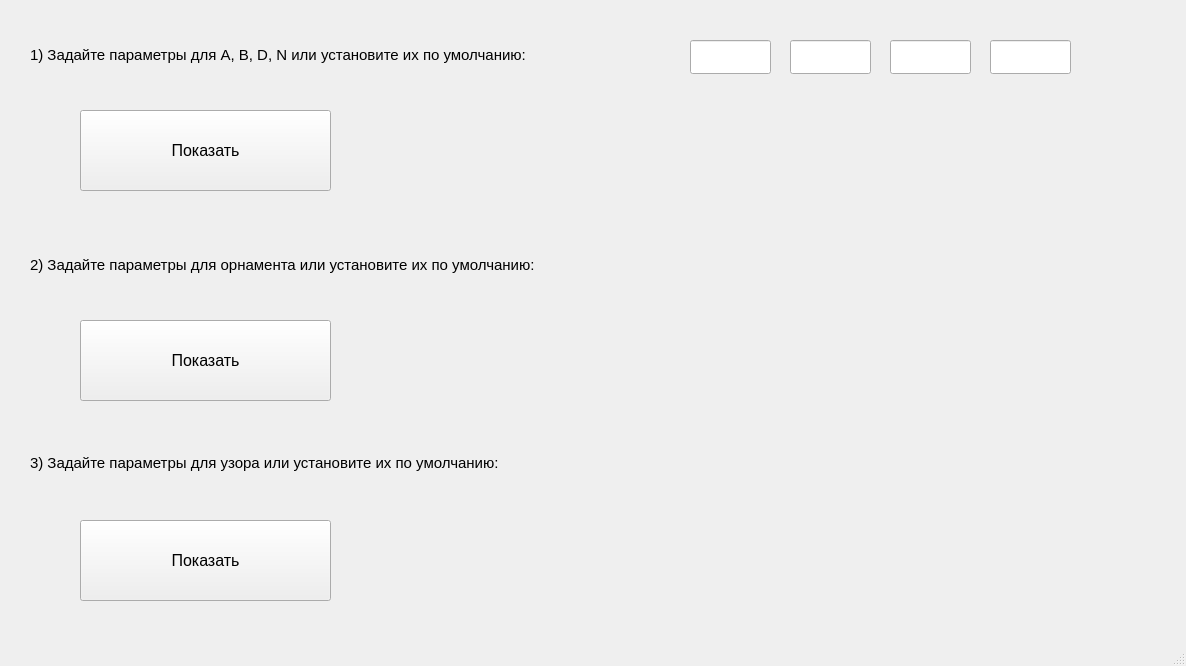
<?xml version="1.0" encoding="UTF-8"?>
<ui version="4.0">
 <class>MainWindow</class>
 <widget class="QMainWindow" name="MainWindow">
  <property name="geometry">
   <rect>
    <x>0</x>
    <y>0</y>
    <width>1186</width>
    <height>666</height>
   </rect>
  </property>
  <property name="windowTitle">
   <string>Лабораторна робота №2</string>
  </property>
  <widget class="QWidget" name="centralwidget">
   <widget class="QLabel" name="label">
    <property name="geometry">
     <rect>
      <x>30</x>
      <y>30</y>
      <width>631</width>
      <height>51</height>
     </rect>
    </property>
    <property name="font">
     <font>
      <pointsize>11</pointsize>
      <weight>50</weight>
      <italic>false</italic>
      <bold>false</bold>
     </font>
    </property>
    <property name="text">
     <string>&lt;html&gt;&lt;head/&gt;&lt;body&gt;&lt;p&gt;1) Задайте параметры для A, B, D, N или установите их по умолчанию:&lt;/p&gt;&lt;/body&gt;&lt;/html&gt;</string>
    </property>
   </widget>
   <widget class="QLineEdit" name="lineEdit">
    <property name="geometry">
     <rect>
      <x>690</x>
      <y>40</y>
      <width>81</width>
      <height>34</height>
     </rect>
    </property>
    <property name="inputMask">
     <string comment="2" extracomment="2"/>
    </property>
    <property name="text">
     <string comment="2" extracomment="2"/>
    </property>
    <property name="dragEnabled">
     <bool>false</bool>
    </property>
   </widget>
   <widget class="QLineEdit" name="lineEdit_2">
    <property name="geometry">
     <rect>
      <x>790</x>
      <y>40</y>
      <width>81</width>
      <height>34</height>
     </rect>
    </property>
    <property name="inputMask">
     <string/>
    </property>
    <property name="text">
     <string/>
    </property>
    <property name="dragEnabled">
     <bool>false</bool>
    </property>
   </widget>
   <widget class="QLineEdit" name="lineEdit_3">
    <property name="geometry">
     <rect>
      <x>890</x>
      <y>40</y>
      <width>81</width>
      <height>34</height>
     </rect>
    </property>
    <property name="inputMask">
     <string/>
    </property>
    <property name="text">
     <string/>
    </property>
    <property name="dragEnabled">
     <bool>false</bool>
    </property>
   </widget>
   <widget class="QLineEdit" name="lineEdit_4">
    <property name="geometry">
     <rect>
      <x>990</x>
      <y>40</y>
      <width>81</width>
      <height>34</height>
     </rect>
    </property>
    <property name="inputMask">
     <string/>
    </property>
    <property name="text">
     <string/>
    </property>
    <property name="dragEnabled">
     <bool>false</bool>
    </property>
   </widget>
   <widget class="QLabel" name="label_2">
    <property name="geometry">
     <rect>
      <x>30</x>
      <y>240</y>
      <width>651</width>
      <height>51</height>
     </rect>
    </property>
    <property name="font">
     <font>
      <pointsize>11</pointsize>
      <weight>50</weight>
      <italic>false</italic>
      <bold>false</bold>
     </font>
    </property>
    <property name="text">
     <string>&lt;html&gt;&lt;head/&gt;&lt;body&gt;&lt;p&gt;2) Задайте параметры для орнамента или установите их по умолчанию:&lt;/p&gt;&lt;/body&gt;&lt;/html&gt;</string>
    </property>
   </widget>
   <widget class="QPushButton" name="pushButton">
    <property name="geometry">
     <rect>
      <x>80</x>
      <y>110</y>
      <width>251</width>
      <height>81</height>
     </rect>
    </property>
    <property name="font">
     <font>
      <pointsize>12</pointsize>
      <weight>50</weight>
      <italic>false</italic>
      <bold>false</bold>
     </font>
    </property>
    <property name="text">
     <string>Показать</string>
    </property>
    <property name="shortcut">
     <string>Ctrl+1</string>
    </property>
   </widget>
   <widget class="QPushButton" name="pushButton_2">
    <property name="geometry">
     <rect>
      <x>80</x>
      <y>320</y>
      <width>251</width>
      <height>81</height>
     </rect>
    </property>
    <property name="font">
     <font>
      <pointsize>12</pointsize>
      <weight>50</weight>
      <italic>false</italic>
      <bold>false</bold>
     </font>
    </property>
    <property name="text">
     <string>Показать</string>
    </property>
    <property name="shortcut">
     <string>Ctrl+1</string>
    </property>
   </widget>
   <widget class="QPushButton" name="pushButton_3">
    <property name="geometry">
     <rect>
      <x>80</x>
      <y>520</y>
      <width>251</width>
      <height>81</height>
     </rect>
    </property>
    <property name="font">
     <font>
      <pointsize>12</pointsize>
      <weight>50</weight>
      <italic>false</italic>
      <bold>false</bold>
     </font>
    </property>
    <property name="text">
     <string>Показать</string>
    </property>
    <property name="shortcut">
     <string>Ctrl+1</string>
    </property>
   </widget>
   <widget class="QLabel" name="label_3">
    <property name="geometry">
     <rect>
      <x>30</x>
      <y>450</y>
      <width>641</width>
      <height>26</height>
     </rect>
    </property>
    <property name="font">
     <font>
      <pointsize>11</pointsize>
      <weight>50</weight>
      <italic>false</italic>
      <bold>false</bold>
     </font>
    </property>
    <property name="text">
     <string>&lt;html&gt;&lt;head/&gt;&lt;body&gt;&lt;p&gt;3) Задайте параметры для узора или установите их по умолчанию:&lt;/p&gt;&lt;/body&gt;&lt;/html&gt;</string>
    </property>
   </widget>
  </widget>
  <widget class="QStatusBar" name="statusbar"/>
 </widget>
 <resources/>
 <connections/>
</ui>
